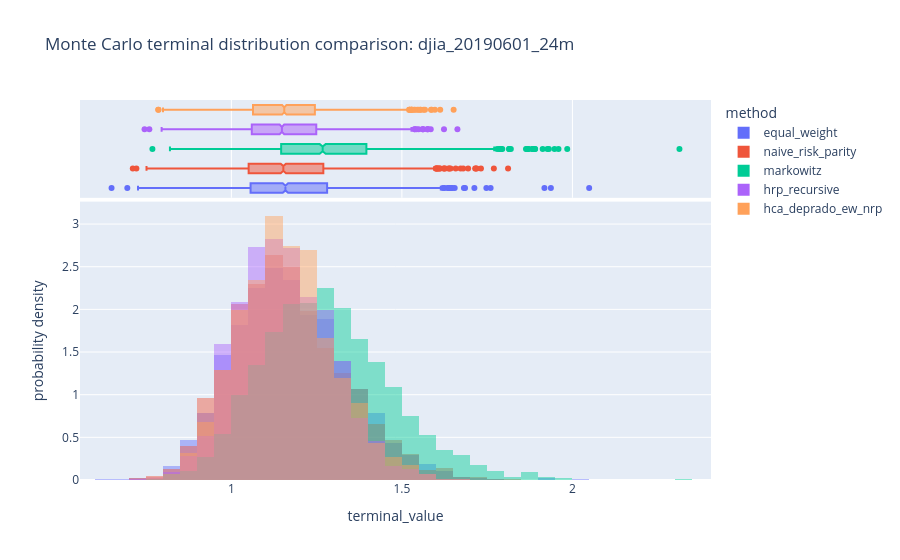

Notebook code cell kept with this figure:
### Markdown cell above
## Monte Carlo Comparison For The Selected Run

Este es el equivalente comparativo de los histogramas del experimento anterior, pero ahora usando todas las simulaciones terminales del `run_id` elegido.

### Code cell
mc_run = mc_terminal_values.loc[mc_terminal_values["run_id"] == RUN_ID].copy()
fig = px.histogram(
    mc_run,
    x="terminal_value",
    color="method",
    histnorm="probability density",
    barmode="overlay",
    nbins=60,
    opacity=0.45,
    marginal="box",
    title=f"Monte Carlo terminal distribution comparison: {RUN_ID}",
)
fig.show()

### Figure 1 — Plotly figure (JSON) as saved in the notebook; plotly's stock layout.template omitted (floating-point values rounded to 4 significant figures; data arrays with more than 128 entries replaced by an {"elided": "..."} marker saying what was removed)
{"data": [{"bingroup": "x", "histnorm": "probability density", "hovertemplate": "method=equal_weight<br>terminal_value=%{x}<br>probability density=%{y}<extra></extra>", "legendgroup": "equal_weight", "marker": {"color": "#636efa", "opacity": 0.45, "pattern": {"shape": ""}}, "name": "equal_weight", "nbinsx": 60, "orientation": "v", "showlegend": true, "type": "histogram", "x": {"elided": "2000 float values"}, "xaxis": "x", "yaxis": "y"}, {"hovertemplate": "method=equal_weight<br>terminal_value=%{x}<extra></extra>", "legendgroup": "equal_weight", "marker": {"color": "#636efa"}, "name": "equal_weight", "notched": true, "showlegend": false, "type": "box", "x": {"elided": "2000 float values"}, "xaxis": "x2", "yaxis": "y2"}, {"bingroup": "x", "histnorm": "probability density", "hovertemplate": "method=naive_risk_parity<br>terminal_value=%{x}<br>probability density=%{y}<extra></extra>", "legendgroup": "naive_risk_parity", "marker": {"color": "#EF553B", "opacity": 0.45, "pattern": {"shape": ""}}, "name": "naive_risk_parity", "nbinsx": 60, "orientation": "v", "showlegend": true, "type": "histogram", "x": {"elided": "2000 float values"}, "xaxis": "x", "yaxis": "y"}, {"hovertemplate": "method=naive_risk_parity<br>terminal_value=%{x}<extra></extra>", "legendgroup": "naive_risk_parity", "marker": {"color": "#EF553B"}, "name": "naive_risk_parity", "notched": true, "showlegend": false, "type": "box", "x": {"elided": "2000 float values"}, "xaxis": "x2", "yaxis": "y2"}, {"bingroup": "x", "histnorm": "probability density", "hovertemplate": "method=markowitz<br>terminal_value=%{x}<br>probability density=%{y}<extra></extra>", "legendgroup": "markowitz", "marker": {"color": "#00cc96", "opacity": 0.45, "pattern": {"shape": ""}}, "name": "markowitz", "nbinsx": 60, "orientation": "v", "showlegend": true, "type": "histogram", "x": {"elided": "2000 float values"}, "xaxis": "x", "yaxis": "y"}, {"hovertemplate": "method=markowitz<br>terminal_value=%{x}<extra></extra>", "legendgroup": "markowitz", "marker": {"color": "#00cc96"}, "name": "markowitz", "notched": true, "showlegend": false, "type": "box", "x": {"elided": "2000 float values"}, "xaxis": "x2", "yaxis": "y2"}, {"bingroup": "x", "histnorm": "probability density", "hovertemplate": "method=hrp_recursive<br>terminal_value=%{x}<br>probability density=%{y}<extra></extra>", "legendgroup": "hrp_recursive", "marker": {"color": "#ab63fa", "opacity": 0.45, "pattern": {"shape": ""}}, "name": "hrp_recursive", "nbinsx": 60, "orientation": "v", "showlegend": true, "type": "histogram", "x": {"elided": "2000 float values"}, "xaxis": "x", "yaxis": "y"}, {"hovertemplate": "method=hrp_recursive<br>terminal_value=%{x}<extra></extra>", "legendgroup": "hrp_recursive", "marker": {"color": "#ab63fa"}, "name": "hrp_recursive", "notched": true, "showlegend": false, "type": "box", "x": {"elided": "2000 float values"}, "xaxis": "x2", "yaxis": "y2"}, {"bingroup": "x", "histnorm": "probability density", "hovertemplate": "method=hca_deprado_ew_nrp<br>terminal_value=%{x}<br>probability density=%{y}<extra></extra>", "legendgroup": "hca_deprado_ew_nrp", "marker": {"color": "#FFA15A", "opacity": 0.45, "pattern": {"shape": ""}}, "name": "hca_deprado_ew_nrp", "nbinsx": 60, "orientation": "v", "showlegend": true, "type": "histogram", "x": {"elided": "2000 float values"}, "xaxis": "x", "yaxis": "y"}, {"hovertemplate": "method=hca_deprado_ew_nrp<br>terminal_value=%{x}<extra></extra>", "legendgroup": "hca_deprado_ew_nrp", "marker": {"color": "#FFA15A"}, "name": "hca_deprado_ew_nrp", "notched": true, "showlegend": false, "type": "box", "x": {"elided": "2000 float values"}, "xaxis": "x2", "yaxis": "y2"}], "layout": {"barmode": "overlay", "legend": {"title": {"text": "method"}, "tracegroupgap": 0}, "title": {"text": "Monte Carlo terminal distribution comparison: djia_20190601_24m"}, "xaxis": {"anchor": "y", "domain": [0.0, 1.0], "title": {"text": "terminal_value"}}, "xaxis2": {"anchor": "y2", "domain": [0.0, 1.0], "matches": "x", "showgrid": true, "showticklabels": false}, "yaxis": {"anchor": "x", "domain": [0.0, 0.7326], "title": {"text": "probability density"}}, "yaxis2": {"anchor": "x2", "domain": [0.7426, 1.0], "matches": "y2", "showgrid": false, "showline": false, "showticklabels": false, "ticks": ""}}}
